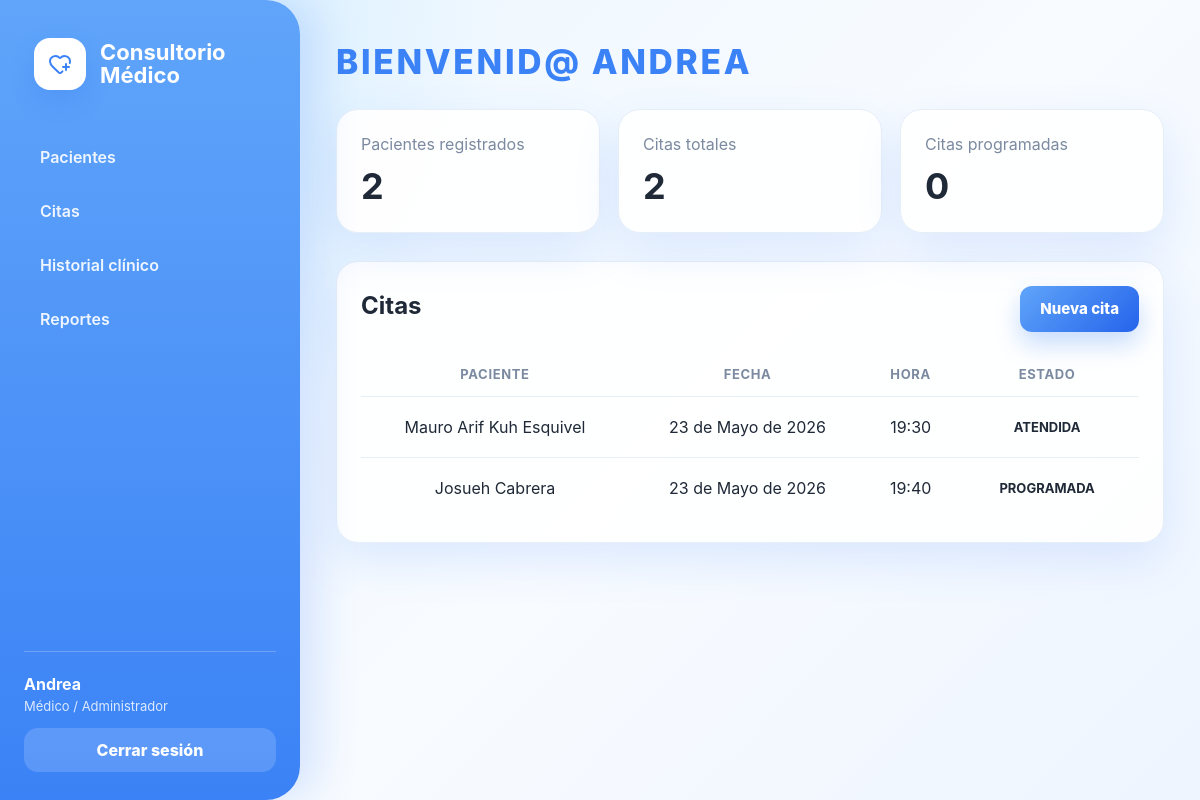
The app's page /dashboard/ (signed in), older data.
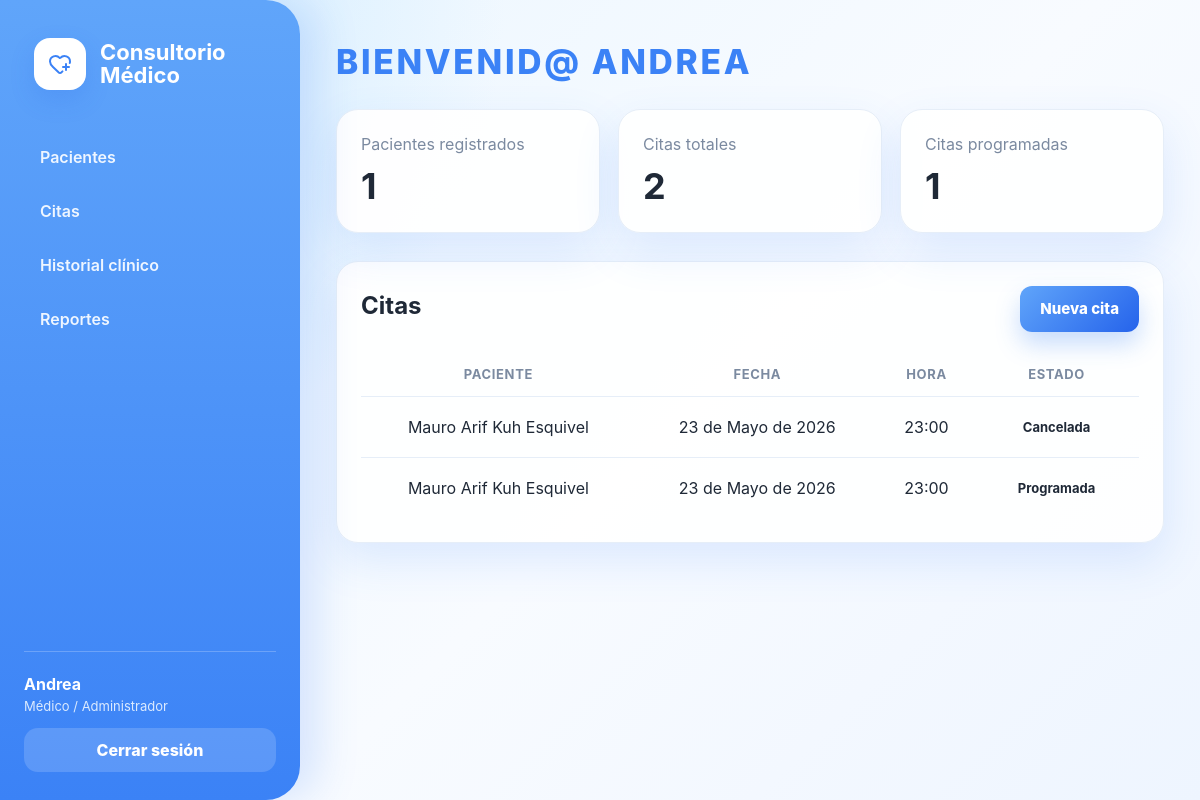
The same page, newer data.
### consultorio/models.py (models this page shows, shortened)
class Cita(models.Model):
    ESTADOS = [
        ("programada", "Programada"),
        ("cancelada", "Cancelada"),
        ("atendida", "Atendida"),
    ]
    paciente = models.ForeignKey(Paciente, on_delete=models.CASCADE, related_name="citas")
    fecha = models.DateField()
    hora = models.TimeField()
    estado = models.CharField(
        max_length=20,
        choices=ESTADOS,
        default="programada"
    )
    class Meta:
        constraints = [
            models.UniqueConstraint(
                fields=["fecha", "hora"],
                condition=Q(estado="programada"),
                name="unique_cita_programada_por_fecha_hora",
            )
        ]
        ordering = ["fecha", "hora"]

class Paciente(models.Model):
    SEXO_CHOICES = [
    ("H", "Hombre"),
    ("M", "Mujer"),
    ]
    usuario = models.OneToOneField(Usuario, on_delete=models.CASCADE)
    nombre = models.CharField(max_length=120)
    direccion = models.CharField(max_length=200)
    correo = models.EmailField(unique=True)
    telefono = models.CharField(max_length=20)
    edad = models.PositiveIntegerField()
    sexo = models.CharField(max_length=1, choices=SEXO_CHOICES)

### consultorio/views.py (the view)
# urls.py: path("dashboard/", views.dashboard_view, name="dashboard"),
@login_required
def dashboard_view(request):
    if es_medico(request.user):
        total_pacientes = Paciente.objects.count()
        citas = Cita.objects.select_related("paciente").all()
    else:
        paciente = obtener_paciente_usuario(request.user)
        total_pacientes = 1
        citas = Cita.objects.select_related("paciente").filter(paciente=paciente)
    return render(request, "VistaDashboard.html", {
        "es_medico": es_medico(request.user),
        "total_pacientes": total_pacientes,
        "total_citas": citas.count(),
        "citas_programadas": citas.filter(estado="programada").count(),
        "citas_recientes": citas[:5],
    })

### consultorio/views.py (called while the page is built)
def es_medico(user):
    return user.is_staff or user.is_superuser or getattr(user, "rol", "") == "MEDICO"

### consultorio/templates/VistaDashboard.html (shortened to what this page needs)
{% extends 'Base.html' %}
{% block content %}
<header class="page-header">
  <div>
    <h1>
      Bienvenid@ {{ request.user.first_name|default:request.user.username }}
    </h1>
  </div>
</header>
<section class="stats-grid {% if not es_medico %}stats-grid-paciente{% endif %}">
  {% if es_medico %}
  <article class="stat-card">
    <p>Pacientes registrados</p>
    <h2>{{ total_pacientes }}</h2>
  </article>
  {% endif %}
  <article class="stat-card">
    <p>Citas totales</p>
    <h2>{{ total_citas }}</h2>
  </article>
  <article class="stat-card">
    <p>Citas programadas</p>
    <h2>{{ citas_programadas }}</h2>
  </article>
</section>
<section class="content-card">
  <div class="section-header">
    <div>
      <h2>Citas</h2>
    </div>
    <a href="{% url 'crear_cita' %}" class="btn primary"> Nueva cita </a>
  </div>
  <table>
    <thead>
      <tr>
        {% if es_medico %}
        <th>Paciente</th>
        {% endif %}
        <th>Fecha</th>
        <th>Hora</th>
        <th>Estado</th>
      </tr>
    </thead>
    <tbody>
      {% for cita in citas_recientes %}
      <tr>
        {% if es_medico %}
        <td>{{ cita.paciente.nombre }}</td>
        {% endif %}
        <td>{{ cita.fecha }}</td>
        <td>{{ cita.hora }}</td>
        <td>
          <span class="badge"> {{ cita.get_estado_display }} </span>
        </td>
      </tr>
      {% empty %}
      <tr>
        <td colspan="{% if es_medico %}4{% else %}3{% endif %}" class="empty">
      </tr>
      {% endfor %}
    </tbody>
  </table>
</section>
{% endblock %}

Row changes from the older to the newer data that the page shows:
removed Cita: paciente.nombre "Josueh Cabrera", fecha "23 de Mayo de 2026", hora "19:40", estado "PROGRAMADA"
added Cita: paciente.nombre "Mauro Arif Kuh Esquivel", fecha "23 de Mayo de 2026", hora "23:00", estado "Cancelada"
changed Cita: hora "19:30" → "23:00"; estado "ATENDIDA" → "Programada"
Text that changed along with them:
{{ total_pacientes }}: "2" → "1"
{{ citas_programadas }}: "0" → "1"
